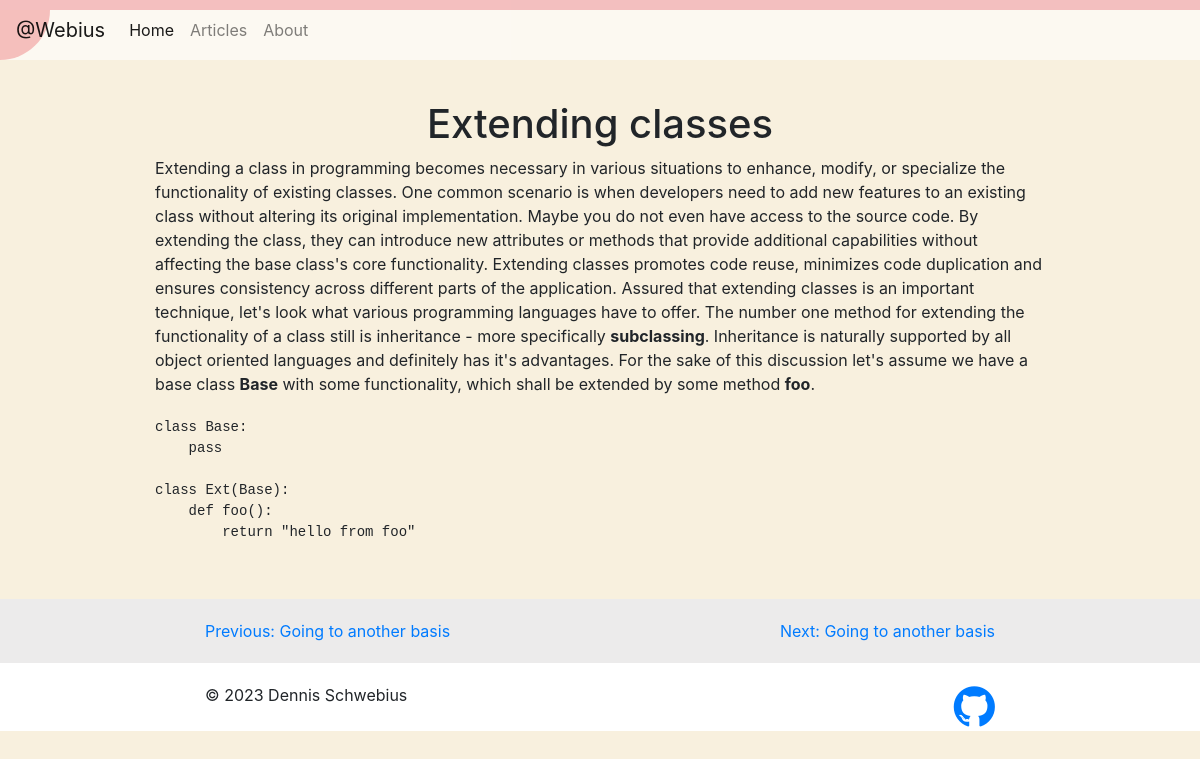
The page / on the database its author committed.
### blog/models.py (models this page shows, shortened)
class Article(models.Model):
    id = models.IntegerField(primary_key=True)
    title = models.CharField(max_length=100)
    slug = models.SlugField(unique=True, blank=True)
    date = models.DateTimeField(default=timezone.now)
    description = models.TextField(default="Description")
    content = models.TextField()

### blog/views.py (the view)
# urls.py: path('', views.home, name="blog-home"),
def home(request):
    latest_article = Article.objects.last()
    prev_id, current_id, next_id = get_prev_next_id(latest_article.id)
    return render(request, 'blog/post.html', get_context(prev_id, current_id, next_id))

### blog/util.py (called while the page is built)
def get_prev_next_id(current_id):
    number_of_articles = Article.objects.count()
    if current_id > 1:
        prev_id = current_id - 1
    else:
        prev_id = number_of_articles
    if current_id < number_of_articles:
        next_id = current_id + 1
    else:
        next_id = 1
    return prev_id, current_id, next_id

def get_context(prev_id, current_id, next_id):
    return {
        "prev": Article.objects.filter(id=prev_id).first(),
        "article": Article.objects.filter(id=current_id).first(),
        "next": Article.objects.filter(id=next_id).first()
    }

### blog/templates/blog/post.html
{% extends "blog/base_footer.html" %}
{% block body %}
<div class="container body">
    <h1 class="post-title">
        {% block posttitle %}
            {{ article.title }}
        {% endblock %}
    </h1>
    <div class="post-main">
        {% block postmain %}
            {{ article.content | safe }}
        {% endblock %}
    </div>
</div>
{% endblock %}
{% block footer %}
    <div class="footer-nav row justify-content-center">
        <a class="col-4 text-left" href="/article/{{ prev.slug }}">Previous: {{ prev.title }}</a>
        <a class="col-4 text-right" href="/article/{{ next.slug }}">Next: {{ next.title }}</a>
    </div>
    {{ block.super }}
{% endblock %}

### blog/static/blog/main.css (style rules this page uses)
.site { background-color: rgb(248, 240, 222); }
.body { padding-left: 30px; padding-right: 30px; padding-top: 40px; padding-bottom: 40px; max-width: 950px; }
.post-title { text-align: center; }
.post-main { text-align: left; }
footer .footer-nav { background-color: rgb(236, 235, 235); padding-top: 20px; padding-bottom: 20px; }

### rows shown on the page
Article: title "Extending classes", content "Extending a class in programming becomes necessary in various situations to enhance, modify, or specialize the functionality of existing classes. One common scenario is when developers need to add new features to an existing class without altering its original implementation. Maybe you do not even have access to the source code. By extending the class, they can introduce new attributes or methods that provide additional capabilities without affecting the base class's core functionality. Extending classes promotes code reuse, minimizes code duplication and ensures consistency across different parts of the application. Assured that extending classes is an important technique, let's look what…"
Article: title "Going to another basis"
